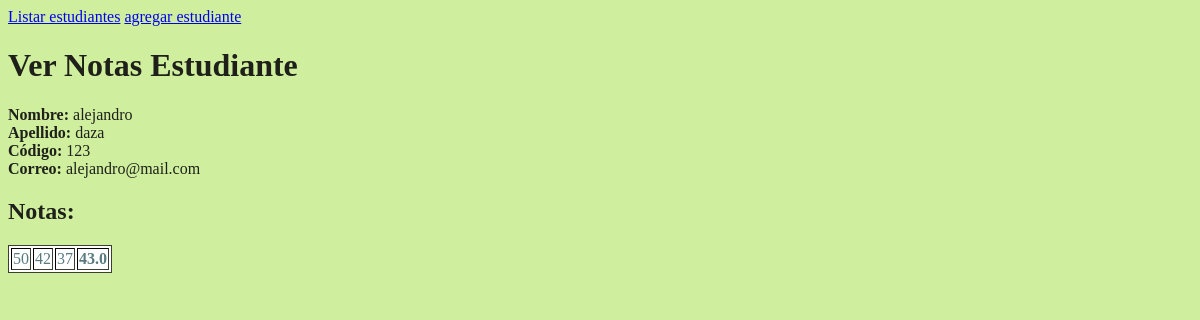
Screenshot of /ver_notas?id=1 with the database file from the repository.
### principal.py (models this page shows, shortened)
class Estudiante(db.Model):
    id = db.Column('estudiante_id', db.Integer, primary_key = True)
    nombre = db.Column(db.String(50))
    apellido = db.Column(db.String(50))
    codigo = db.Column(db.String(15))
    correo = db.Column(db.String(50))

class Nota(db.Model):
    id = db.Column('nota_id', db.Integer, primary_key = True)
    valor = db.Column(db.Integer)
    estudiante = db.Column(db.Integer)

### principal.py (the view)
@app.route('/ver_notas', methods=['GET'])
def ver_notas():
    if request.method == 'GET':
        id = request.args.get('id')
        est = Estudiante.query.filter_by(id = id).first()
        notas = Nota.query.filter_by(estudiante = id).all()
        acumulado = 0
        for n in notas:
            acumulado += n.valor
        acumulado /= len(notas)
        return render_template("ver_notas.html", e = est, notas = notas, definitiva = acumulado)

### templates/ver_notas.html (shortened to what this page needs)
<!DOCTYPE html>
<html>
    <head>
        <link rel="stylesheet" type="text/css" href="{{url_for('static', filename='estilos/default.css')}}">
    </head>
    <body>
        <nav>
            <a href="{{ url_for('index')}}">Listar estudiantes</a>
            <a href="{{ url_for('nuevo')}}">agregar estudiante</a>
        </nav>
        <h1>Ver Notas Estudiante</h1>
        <section>
            <b>Nombre: </b> {{ e.nombre }}<br>
            <b>Apellido:</b> {{ e.apellido }}<br>
            <b>Código:</b> {{ e.codigo }}<br>
            <b>Correo:</b> {{ e.correo }}<br>
        </section>
        <h2>Notas:</h2>
        <table border='1'>
            <tr>
            {% for n in notas %}
                <td>{{ n.valor }}</td>
            {% endfor %}
            <th>{{ definitiva }}</th>
            </tr>
        </table>
    </body>
</html>

### static/estilos/default.css (style rules this page uses)
body { background-color: #cfee9e; color: #1e2019; }
table { background-color: #ffffff; color: #587b7f; border: 1px solid #394032 }
th { font-weight: bolder; }

### rows the page displays
Estudiante: nombre "alejandro", apellido "daza", codigo "123", correo "alejandro@mail.com"
Nota: valor "50"
Nota: valor "42"
Nota: valor "37"

### other values shown
{{ definitiva }} "43.0"
